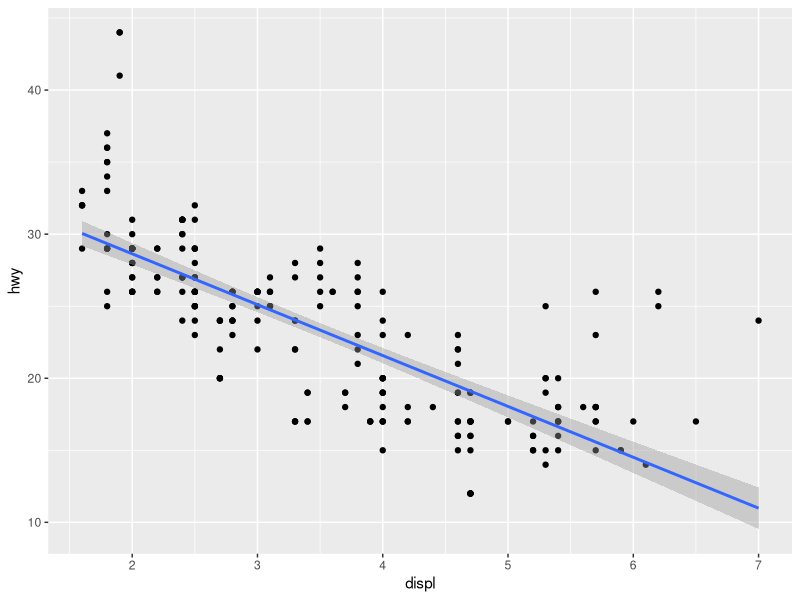
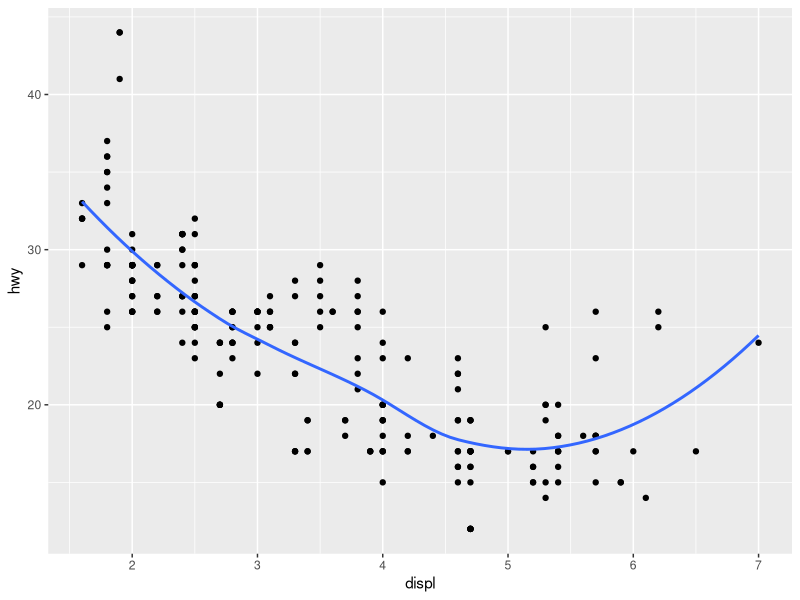
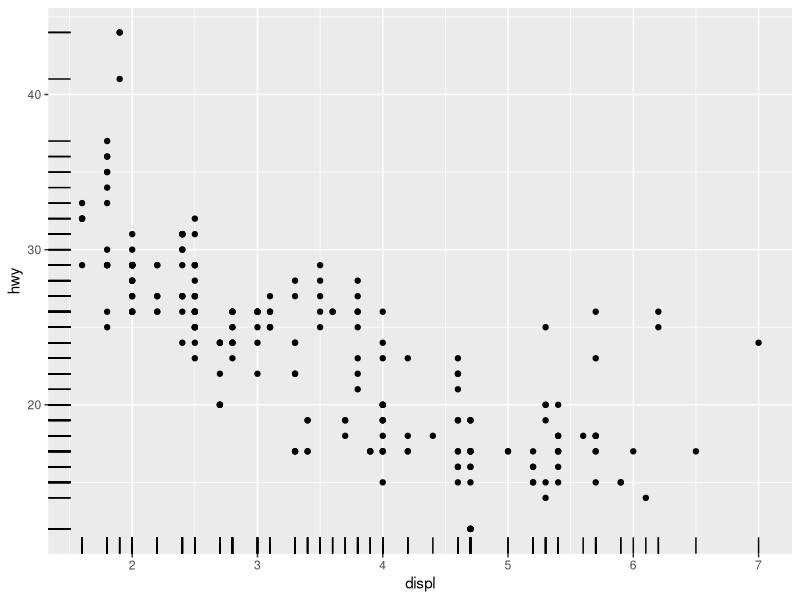
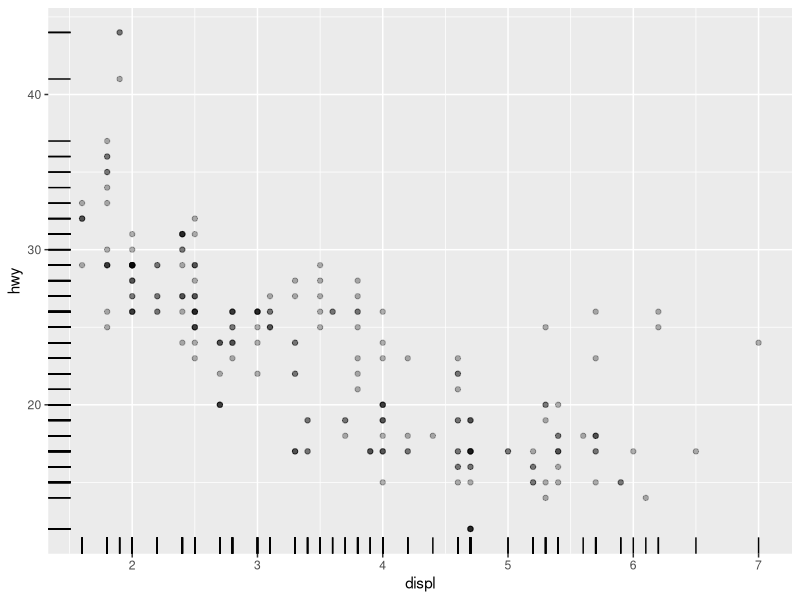
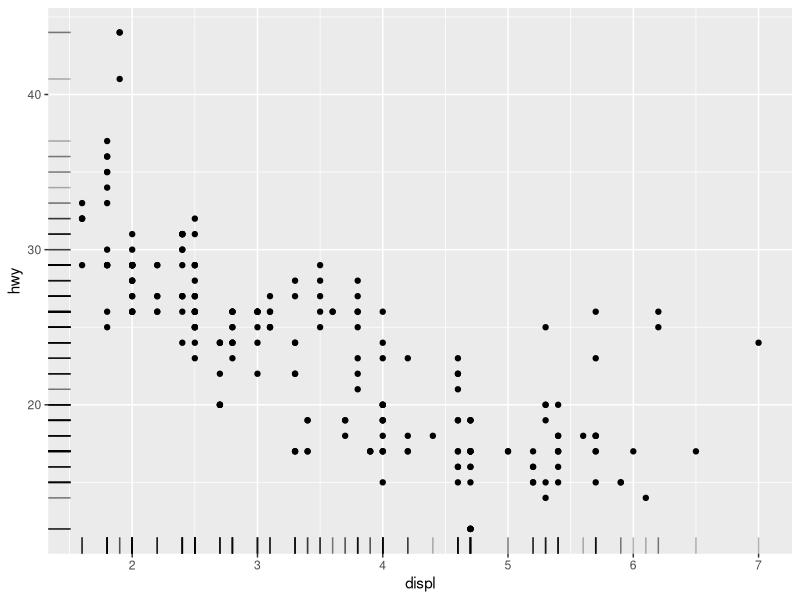
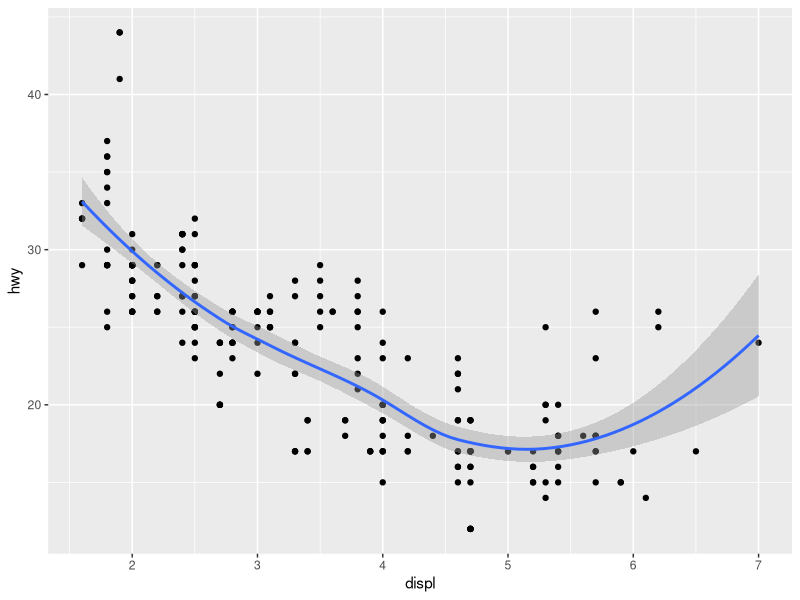
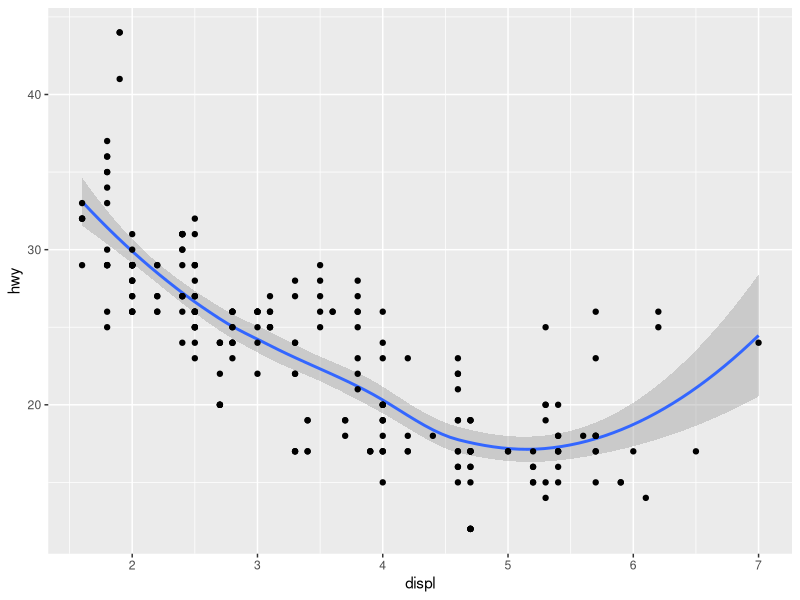
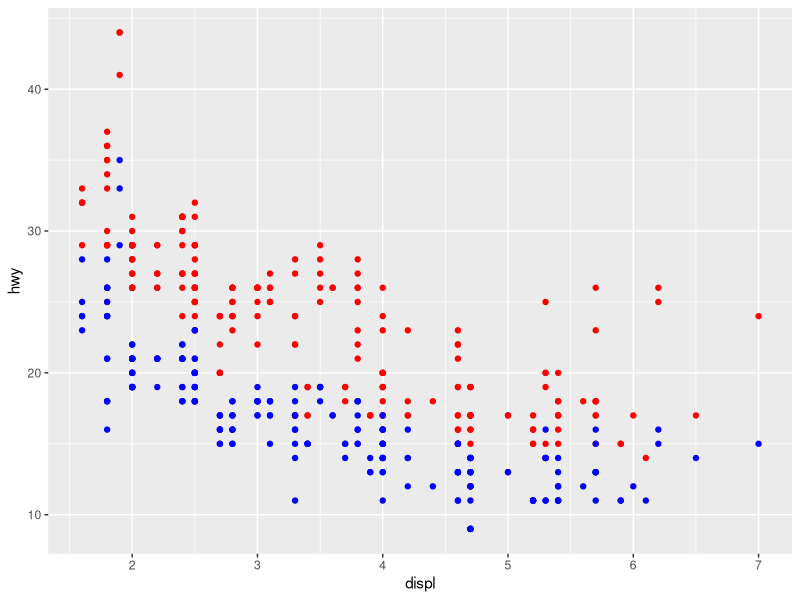

The R source for these figures, in order:
## ---- chunk 1
knitr::opts_chunk$set(echo = TRUE)
library(tidyverse)
knitr::opts_chunk$set(cache = TRUE)
## ---- chunk 2
ggplot(data = mpg) +
  geom_point(mapping = aes(x = displ, y = hwy)) +
  geom_smooth(mapping = aes(x = displ, y = hwy), method = "lm")
## ---- chunk 3
ggplot(data = mpg) +
  geom_point(mapping = aes(x = displ, y = hwy)) +
  geom_smooth(mapping = aes(x = displ, y = hwy), se = FALSE)
## ---- chunk 4
ggplot(data = mpg) +
  geom_point(mapping = aes(x = displ, y = hwy)) +
  geom_rug(mapping = aes(x = displ, y = hwy))
## ---- chunk 5
ggplot(data = mpg) +
  geom_point(
    mapping = aes(x = displ, y = hwy),
    alpha = 0.3
  ) +
  geom_rug(
    mapping = aes(x = displ, y = hwy)
  )
## ---- chunk 6
ggplot(data = mpg) +
  geom_point(
    mapping = aes(x = displ, y = hwy)
  ) +
  geom_rug(
    mapping = aes(x = displ, y = hwy),
    alpha = 0.3
  )
## ---- chunk 7
ggplot(data = mpg) +
  geom_point(mapping = aes(x = displ, y = hwy)) +
  geom_smooth(mapping = aes(x = displ, y = hwy))
## ---- chunk 8
ggplot(data = mpg) +
  geom_smooth(mapping = aes(x = displ, y = hwy)) +
  geom_point(mapping = aes(x = displ, y = hwy))
## ---- chunk 9
ggplot(data = mpg) +
  geom_point(mapping = aes(x = displ, y = hwy), color = "red") +
  geom_point(mapping = aes(x = displ, y = cty), color = "blue")
## ---- chunk 10
ggplot(mpg) +
  geom_bar(aes(x = drv))
## ---- chunk 11
ggplot(data = mpg) +
  geom_bar(mapping = aes(x = drv, y = ..count..))
## ---- chunk 12
ggplot(data = mpg) +
  geom_bar(mapping = aes(x = drv, y = ..prop.., group = 1))
## ---- chunk 13
ggplot(data = mpg) +
  geom_bar(mapping = aes(x = drv, y = ..prop..))
## ---- chunk 14
ggplot(data = mpg) +
  geom_histogram(mapping = aes(x = hwy))
## ---- chunk 15
ggplot(data = mpg) +
  geom_histogram(
    mapping = aes(x = hwy),
    fill = NA,
    color = "blue",
    binwidth = 1
  ) +
  geom_freqpoly(
    mapping = aes(x = hwy),
    binwidth = 1,
    size = 2
  )
## ---- chunk 16
ggplot(data = mpg) +
  geom_histogram(
    mapping = aes(x = hwy),
    binwidth = 1
  )
## ---- chunk 17
ggplot(data = mpg) +
  geom_histogram(
    mapping = aes(x = hwy, fill = drv),
    binwidth = 1
  )
## ---- chunk 18
ggplot(data = mpg) +
  geom_histogram(
    mapping = aes(x = hwy, color = drv),
    fill = NA,
    binwidth = 1
  )
## ---- chunk 19
ggplot(data = mpg) +
  geom_freqpoly(
    mapping = aes(x = hwy, color = drv),
    binwidth = 1
  )
## ---- chunk 20
ggplot(mpg, aes(hwy, color = drv)) +
  geom_histogram(fill = NA, color = "black", size = 0.2, binwidth = 2) +
  geom_freqpoly(color = "red", binwidth = 2)
## ---- chunk 21
ggplot(mpg) +
  geom_histogram(
    aes(hwy, color = drv),
    binwidth = 2,
    fill = NA,
    color = "black",
    size = 0.2
  )
## ---- chunk 22
ggplot(mpg) +
  geom_histogram(
    aes(hwy, color = drv, group = drv),
    binwidth = 2,
    size = 0.2,
    fill = NA
  ) +
  geom_freqpoly(
    aes(hwy, color = drv, group = drv),
    binwidth = 2
  )
## ---- chunk 23
ggplot(mpg) +
  geom_histogram(
    aes(hwy, color = drv),
    binwidth = 2,
    size = 0.2,
    fill = NA
  )
## ---- chunk 24
ggplot(mpg) +
  geom_freqpoly(
    aes(hwy, color = drv),
    binwidth = 2
  )
